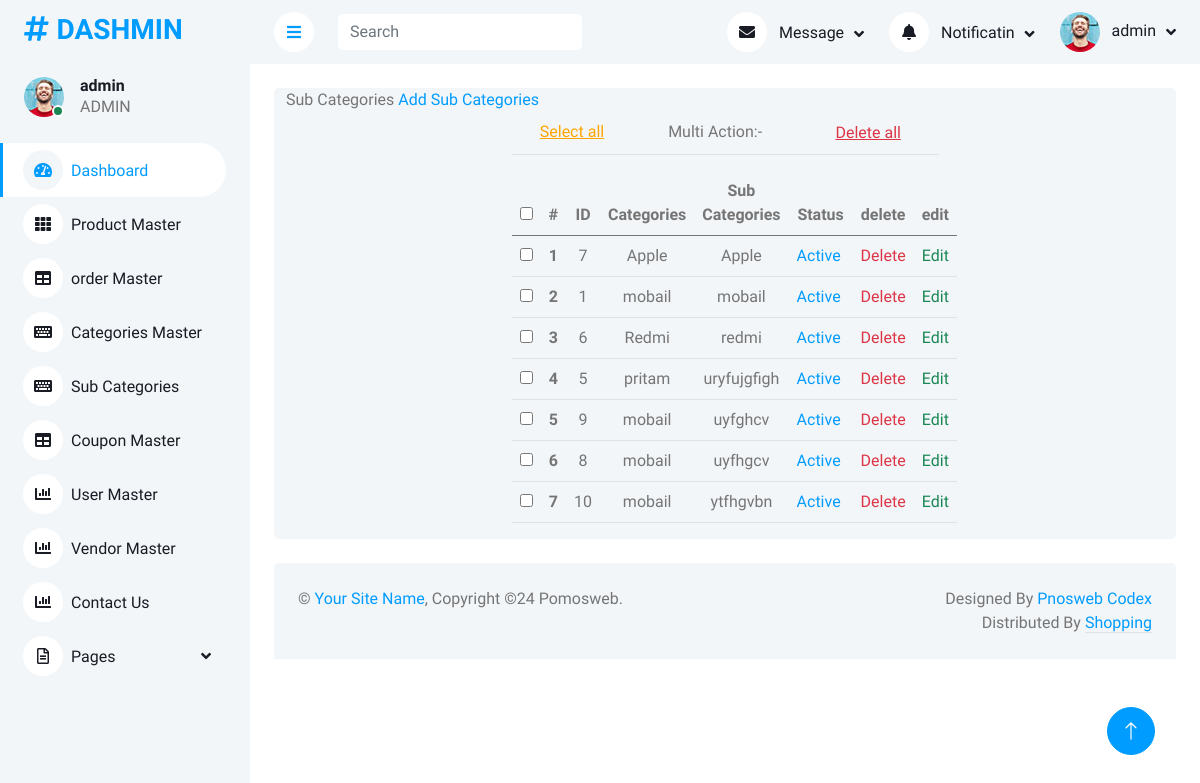
The app's page /admin/sub_categories.php (signed in) with its own data.
### tables this page shows
CREATE TABLE `sub_categories` (
  `id` int(11) NOT NULL,
  `categories_id` int(11) NOT NULL,
  `sub_categories` varchar(255) NOT NULL,
  `status` int(11) NOT NULL
);

CREATE TABLE `categories` (
  `id` int(111) NOT NULL,
  `categories` varchar(255) NOT NULL,
  `status` tinyint(4) NOT NULL,
  `pid` int(11) NOT NULL
);

### admin/sub_categories.php (the view, shortened to what this page needs)
<?php
include("./sideber.inc.php");
?>
</div>
<div class="content">
    <?php include("./top.inc.php") ?>
    <div class="container-fluid pt-4 px-4">
        <div class="row  bg-light rounded align-items-center justify-content-center mx-0">
            <div>Sub Categories <a href="./add_sub_categories.php" class="text-primary">Add Sub Categories</a></div>
            <div class="col-md-6 text-center">
                <div>
                    <form action="" method="post">
                        <table class="table">
                            <tr>
                                <td><label for="checkAll" class="multi_select ">Select all</label></td>
                                <td>Multi Action:-</td>
                                <td><input type="submit" name="de_submit" class="multi_select text-danger" value="Delete all" onclick="return confirm('Are you sure want to delete')"></td>
                            </tr>
                        </table>
                        <table class="table">
                            <thead>
                                <tr>
                                    <th class="serial"><input type="checkbox" name="" id="checkAll"></th>
                                    <th scope="col" class="serial">#</th>
                                    <th scope="col" class="ID">ID</th>
                                    <th scope="col">Categories</th>
                                    <th scope="col">Sub Categories</th>
                                    <th scope="col">Status</th>
                                    <th scope="col">delete</th>
                                    <th scope="col">edit</th>
                                </tr>
                            </thead>
                            <tbody>
                                <?php
                                $sql = "SELECT sub_categories.*,categories.categories FROM sub_categories,categories WHERE categories.id=sub_categories.categories_id ORDER BY sub_categories.sub_categories ASC ";
                                $resultSet = $con->query($sql);
                                $i = 1;
                                while ($row = $resultSet->fetch_assoc()) {
                                ?>
                                    <tr>
                                        <th scope="row" class="table-data serial"><input type="checkbox" name="id[]" class="checkItem" id="" value='<?php echo $row["id"] ?>'></th>
                                        <th scope="row" class="serial"><?php echo $i++ ?></th>
                                        <td><?php echo $row['id'] ?></td>
                                        <td><?php echo $row['categories'] ?></td>
                                        <td><?php echo $row['sub_categories'] ?></td>
                                        <td><?php
                                            if ($row['status'] == 1) {
                                                echo "<a href='?type=status&operation=deactive&id=" . $row['id'] . "'>Active</a>&nbsp;";
                                            } else {
                                                echo "<a href='?type=status&operation=active&id=" . $row['id'] . "'>Deactive</a>&nbsp;";
                                            }
                                            ?></td>
                                        <td><?php
                                            echo "<a class='text-danger' href='?type=delete&id=" . $row['id'] . "'>Delete</a>";
                                            ?></td>
                                        <td><?php
                                            echo "<a class='text-success' href='add_sub_categories.php?id=" . $row['id'] . "'>Edit</a>";
                                            ?></td>
                                    </tr>
                                <?php
                                }
                                ?>
                            </tbody>
                        </table>
                    </form>
                </div>
            </div>
        </div>
    </div>
    <?php include("./footer.inc.php") ?>

### admin/css/style.css (style rules this page uses)
:root { --primary: #009CFF; --light: #F3F6F9; --dark: #191C24; }
.content { margin-left: 250px; min-height: 100vh; background: #FFFFFF; transition: 0.5s; }
@media (min-width: 992px) { .content { width: calc(100% - 250px); } }

### admin/css/custom.css (style rules this page uses)
.multi_select { cursor: pointer; text-decoration: underline !important; border: none; background: none; color: orange; }

### records on screen
sub_categories: id "7", categories.categories "Apple", sub_categories "Apple"
sub_categories: id "1", categories.categories "mobail", sub_categories "mobail"
sub_categories: id "6", categories.categories "Redmi", sub_categories "redmi"
sub_categories: id "5", categories.categories "pritam", sub_categories "uryfujgfigh"
sub_categories: id "9", categories.categories "mobail", sub_categories "uyfghcv"
sub_categories: id "8", categories.categories "mobail", sub_categories "uyfhgcv"
sub_categories: id "10", categories.categories "mobail", sub_categories "ytfhgvbn"

### other values on screen
$_SESSION['ADMIN_USERNAME'] "admin"
$_SESSION['ADMIN_MENEGE'] "ADMIN"
